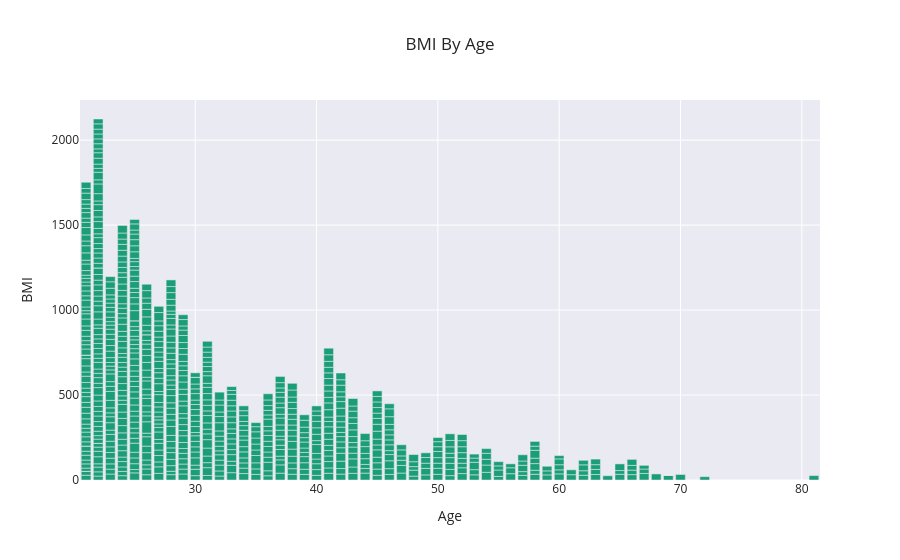

Notebook code cell kept with this figure:
### Code cell
fig = px.bar(df, x='Age', y="BMI", title='BMI By Age',
              color_discrete_sequence=px.colors.qualitative.Dark2)

fig.update_layout(
    template='seaborn')

fig.show()

### Figure 1 — Plotly figure (JSON) as saved in the notebook; plotly's stock layout.template omitted (floating-point values rounded to 4 significant figures; data arrays with more than 128 entries replaced by an {"elided": "..."} marker saying what was removed)
{"data": [{"alignmentgroup": "True", "hovertemplate": "Age=%{x}<br>BMI=%{y}<extra></extra>", "legendgroup": "", "marker": {"color": "rgb(27,158,119)", "pattern": {"shape": ""}}, "name": "", "offsetgroup": "", "orientation": "v", "showlegend": false, "textposition": "auto", "type": "bar", "x": {"elided": "768 int values"}, "xaxis": "x", "y": {"elided": "768 float values"}, "yaxis": "y"}], "layout": {"barmode": "relative", "legend": {"tracegroupgap": 0}, "title": {"text": "BMI By Age"}, "xaxis": {"anchor": "y", "domain": [0, 1], "title": {"text": "Age"}}, "yaxis": {"anchor": "x", "domain": [0, 1], "title": {"text": "BMI"}}}}
